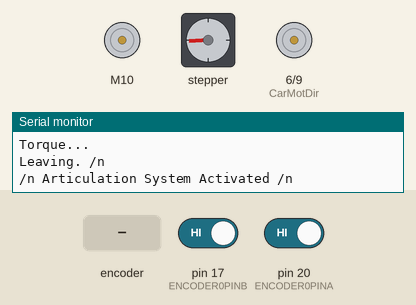
The sketch below on a simulated Arduino Mega 2560, built with avr-gcc and run on an emulated ATmega2560. Shown: DC motor (green arrow = forward, orange = backward, longer = faster), stepper motor, direction and speed pins drawn as motors (green arrow = direction pin HIGH = forward, orange = LOW = backward, longer = more drive), the last lines printed to the serial monitor. Inputs (shaded band) come from the test bench; at power-on: pin 17 (ENCODER0PINB) HIGH, pin 20 (ENCODER0PINA) HIGH. Stepper angles assume 200 steps per turn.

Above: at 1.6 s.
At 4.0 s:
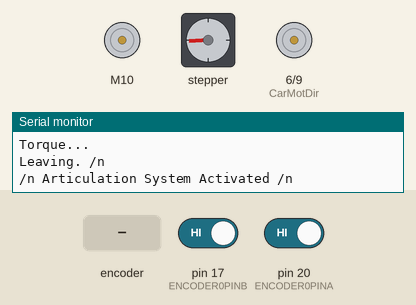
At 5.7 s:
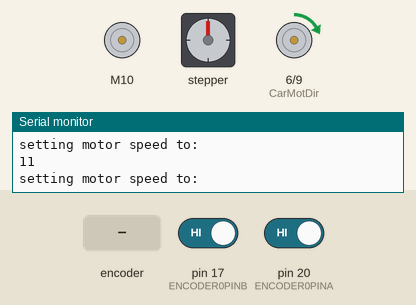
5.8 s: rotary encoder on pin 20 (ENCODER0PINA) / pin 17 (ENCODER0PINB) turned 3 steps (first pin leading)
8.8 s: rotary encoder on pin 20 (ENCODER0PINA) / pin 17 (ENCODER0PINB) turned 1 step (first pin leading)
Timing chart, 0 to 18.0 s (numbered marks = the images above; inputs shaded):
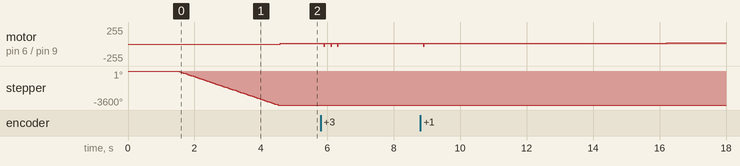

The sketch:

pidControluse.ino
```cpp
// comments are not complete for subsystem funciton calls. They will be when I have extensively tested them when I am sure that I am satisfied with encoder behavior
// encoder could stand to be optimized but given our previous complete lack of success we have given it a forgiving threshold.
// results are as expected

// Revisions to come


#include <PID_v1.h>
#include "CytronMotorDriver.h"
#include <Stepper.h>


#define CarPWM  9 // Carriage motor PWM signal must be on timer 2 for 31250 hz to reduce motor noise (otherwise motor will be loud and HOTTT)
#define CarMotDir  6  // Torque motor Direction pin

#define TorqPWM 10 //Motor PWM signal must be on timer 2 for 31250 hz to reduce motor noise (otherwise motor will be loud and HOTTT)
#define TorqMotDir  7  // Motor Direction pin

#define ENCODER0PINA         20      // this pin needs to support interrupts
#define ENCODER0PINB         17
#define CLOCKWISE            1       // direction constant
#define COUNTER_CLOCKWISE    2       // direction constant
#define REVOLUTIONS          10      // 30 = a distance of 2 inches
#define CRPM                 30      // for carriage motor speed
#define TRPM                 50      // for torque motor speed
#define SRPM                 200     // for stepper motor speed
#define DELAYMILLI           250     // set millisecond delay (used for torque and carriage)
#define DELAYMCRO            10      // set microsecond delay (used for stepper)
#define MAPval               45      // forgiving precision for encoder that maps 0 - 2000 to 0 - MAPval
#define CPR                  2000    // Encoder Cycles per revolution.
#define STOP                 0
#define SAMPLETIME           1       // set sample time to refresh PID in milliseconds
// next is a control variable that is used as a bounds check for the position array
short next = 0;
// scale each bolt location to allow a threshold greater than one degree precision
int bolt1 = map(180,0, 360, 0, MAPval);
int bolt2 = map(270,0, 360, 0, MAPval);
int bolt3 = map(90,0, 360, 0, MAPval);
int bolt4 = map(135,0, 360, 0, MAPval);
int bolt5 = map(315,0, 360, 0, MAPval);
int bolt6 = map(45,0, 360, 0, MAPval);
int bolt7 = map(225,0, 360, 0, MAPval);

// stuff those values into this array to iterate over
int positions[8] = {bolt1,bolt2, bolt3, bolt4, bolt5, bolt6, bolt7, 0};

// when all indices == 2 the COBOT has completed 3 passes. As of 4/04/19 this is unused but it shall be implemented in the next revision
int pass[8] = {0, 0, 0, 0, 0, 0, 0, 1};

// variables modified by interrupt handler must be declared as volatile
volatile long encoder0Position = 0;
volatile long interruptsReceived = 0;

// track last position so we know whether it's worth printing new output, used when debugging
int previousPosition = 0;

// logic control
bool locationFound = false;
bool keepLooking = true;

// track direction: 0 = counter-clockwise; 1 = clockwise
short currentDirection = CLOCKWISE;

// Number of steps per output rotation // TODO: should change to a #define and all caps.
const int stepsPerRevolution = 200;

// PID //TODO: explain constants
double kp = .5 , ki = 1 , kd = .5; //kd prev vals: 1; 0.01;  kp prev vals: = 5, 1 KP = 2 BADD (WHEN KI = 1 AND KD = .5)
// BEST SO FAR might be kp = 1, ki = 1, kd = .5
// see details in ardiono PID library files
double input = 0, output = 0, setpoint = 0;
// Create Instance of PID library
PID myPID(&input, &output, &setpoint, kp, ki, kd, DIRECT);

// Configure the motor driver.
// Create Instance of CytronMD library for torque motor
CytronMD torqueMotor(PWM_DIR, TorqPWM, TorqMotDir);  // PWM = Pin 6, DIR = Pin 7.
// Create Instance of CytronMD library for carriage motor
CytronMD carriageMotor(PWM_DIR, CarPWM, CarMotDir);  // PWM = Pin 9, DIR = Pin 10.

// Create Instance of Stepper library
Stepper myStepper(stepsPerRevolution, 35, 37, 39, 41);

// This is the first function call when COBOT begins. Since we align to the first bolt we begin already
// ready to tighten this one. Torque is currently NOT using data needed to apply torque in stages
// This amount of time is currently constant. In the future we will be using PID and input data from the
// op-amp to determine the proper level of torque to apply.
void activateTorqueMotor()
{
    Serial.println("\n\n\n");
  Serial.println("Torque...");
  //delay(1000);
  for(int go = 0; go < 5; go++)
  {
//      torqueMotor.setSpeed(TRPM);
    Serial.println("Torque...");
    delay(DELAYMILLI);
  }

//
  Serial.println("Leaving. /n");
    torqueMotor.setSpeed(STOP);
    delay(DELAYMILLI);
    keepLooking = true;
 articulationSystemBackward();
}

// After torquing a bolt, we move away from the bolt
void articulationSystemBackward()
{
  Serial.println("/n Articulation System Activated /n");

  myStepper.setSpeed(SRPM);
  for(int i = 0; i < REVOLUTIONS; i++)
  {
          myStepper.step(-stepsPerRevolution);
          delayMicroseconds(DELAYMCRO);

  }
startCarriageMotor();

}
// Now we are ready to go to the next bolt
void startCarriageMotor()
{
  Serial.println("\n\n\n");
  Serial.println("About to go look for location of next bolt...");

//  carriageMotor.setSpeed(CRPM);
//  delay(DELAYMILLI);
//  Serial.println("Leaving.");

// Commented out above and replaced with this so that PID always takes care of
// starting the motor. When keepLooking is true PID has full control. Otherwise it means
// we have already found a bolt and the COBOT is busy moving towards it, tightening it,
// or moving away from it (COBOT is busy - should not be searching)
  keepLooking = true;

}
// When we find a bolt to tighten we will call this function to move forward to
// bring the socket to the bolt, then call activateTorqueMotor to tighten it
void articulationSystemForward()
{

  myStepper.setSpeed(SRPM);
  Serial.println("Articulation System Activated yeeaaaaaa");
  for(int i = 0; i < REVOLUTIONS; i++)
  {

    myStepper.step(stepsPerRevolution);
    delayMicroseconds(DELAYMCRO);
  }

activateTorqueMotor();
}

void setup() {
  TCCR2B = TCCR2B & 0b11111000 | 0x01;  // set 31KHz PWM to prevent motor noise
// dont remember why I commented this out. will look into later
//  pinMode(ENCODER0PINA, INPUT);
//  pinMode(ENCODER0PINB, INPUT);

  pinMode(TorqPWM, OUTPUT);
  pinMode(TorqMotDir, OUTPUT);
  pinMode(35, OUTPUT);
  pinMode(37, OUTPUT);
  pinMode(39, OUTPUT);
  pinMode(41, OUTPUT);
  pinMode(CarPWM, OUTPUT);
  pinMode(CarMotDir, OUTPUT);

  Serial.begin(9600); //initialize serial communication to enable diagnostic output

  pinMode(ENCODER0PINA, INPUT_PULLUP);
  pinMode(ENCODER0PINB, INPUT_PULLUP);

  digitalWrite(ENCODER0PINA, HIGH);
  digitalWrite(ENCODER0PINB, HIGH);

  attachInterrupt(3, updateEncoder, RISING);

  myPID.SetMode(AUTOMATIC);   //set PID in Auto mode
  myPID.SetSampleTime(SAMPLETIME);  // refresh rate of PID controller in milliseconds
  myPID.SetOutputLimits(-CRPM, CRPM); //here change in value reflect change in speed limits of motor

  Serial.println("\n\n\n");
  Serial.println("Ready.");

 // final code will call articulation system. testing sometimes requires other behavior
 // startCarriageMotor();
 // articulationSystemBackward();
 activateTorqueMotor();
}

void loop()
{

if (locationFound)
  {

    Serial.println("FOUND LOCATION?");
//    Serial.print(encoder0Position, DEC);
//    Serial.print("\t");
//    Serial.print(currentDirection == CLOCKWISE ? "clockwise" : "counter-clockwise");

    // did we really find the location? If not let PID handle it, otherwise we got lucky so here we are
    // Dont' worry Reed there is no offset this is actual location compared to a location PID would find acceptable
    if(abs(map(encoder0Position, 0, 2000, 0, MAPval)) == positions[next])
    {
       // reset location found  and disable other functions that are not desired when we are at a bolt location
       locationFound = false;
       keepLooking = false;
       // debugging and data gathering
       Serial.println("YES! position that mapped was:  ");
       Serial.println(encoder0Position);
       Serial.println("cycles completed: ");
       Serial.println(interruptsReceived,DEC);

       // dont go out of bounds in our positions array! C be dangerous
       if(next == 7)
       {
        next = 0;
       }
       else
       {
        next++;
       }

       // debugging and data gathering
       Serial.println("bolt location that was found:  ");
       Serial.println(next);
       // final code will call articulation system, but for now we just need to do something other than sit here
       activateTorqueMotor();
    }
    else
    {
      Serial.print("Nope.. not good enough value: \t");
      Serial.println((map(encoder0Position, 0, 2000, 0, MAPval)));
      Serial.print("actual value (that was mapped): \t");
      Serial.println(encoder0Position);
    }
  }
   // debug stuff
  if (encoder0Position !=  previousPosition && keepLooking == true)
  {

//    Serial.println("Current Position: ");
//    Serial.print(encoder0Position, DEC);
//    Serial.print("\t");
//    Serial.print(currentDirection == CLOCKWISE ? "clockwise" : "counter-clockwise");
//    Serial.print("\t");
//    Serial.println(interruptsReceived, DEC);

//      previousPosition = encoder0Position;

  }


  // man I dont remember why this is here so I am leaving it! Ill figure it out later
  input = encoder0Position;

  myPID.Compute();  // calculate new output

// only do this stuff if COBOT is not busy with other stuff
if(keepLooking)
{
  setpoint = positions[next];
    pwmOut(output);
}


}
void pwmOut(int out)
{
  if (out > 0)
  {
    Serial.println("setting motor speed to: ");
    Serial.println(out);
    analogWrite(CarPWM, out);         // Enabling motor enable pin to reach the desire angle
    forward();                           // calling motor to move forward
  }
  else
  {
    Serial.println("setting motor speed to: ");
    Serial.println(out);
    analogWrite(CarPWM, abs(out));
    reverse();                            // calling motor to move reverse
  }


}


void updateEncoder()
{
// read both inputs
  int a = digitalRead(ENCODER0PINA);
  int b = digitalRead(ENCODER0PINB);

  if (a == b )
  {
    // b is leading a (counter-clockwise)
    encoder0Position--;
    currentDirection = COUNTER_CLOCKWISE;
  }
  else
  {
    // a is leading b (clockwise)
    encoder0Position++;
    currentDirection = CLOCKWISE;
  }

  // track 0 to 1999
  encoder0Position = encoder0Position % CPR;

// changing positions[next] to setspeed MAY improve accuracy. but I gotta think more.
if(abs((map(encoder0Position, 0, 2000, 0, MAPval))) == positions[next])
 {
  locationFound = true;
  // This stays
  carriageMotor.setSpeed(STOP);
  delay(DELAYMILLI);
 }

  interruptsReceived++;

}

void forward ()
{
  digitalWrite(CarMotDir, HIGH);

}

void reverse ()
{
  digitalWrite(CarMotDir, LOW);


}
// I dont even use this plus it doesn't do what I want it to. It stays for now
void finish ()
{
// TODO: something when finished

}
```
